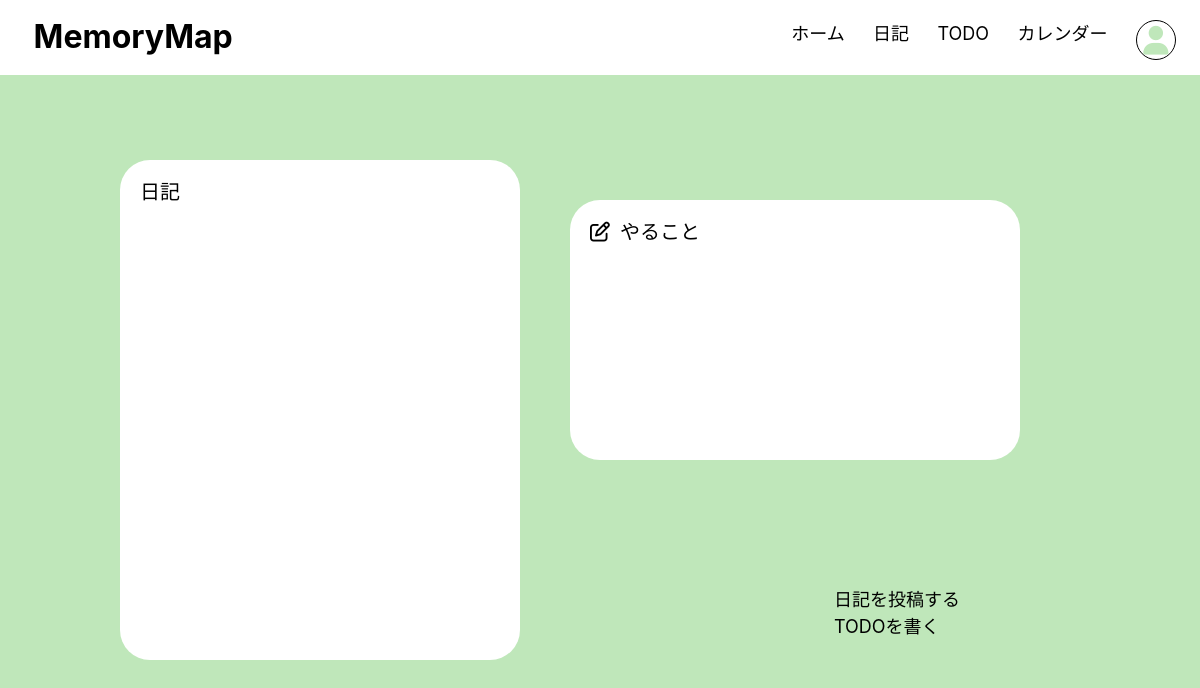
The app's page /, older data.
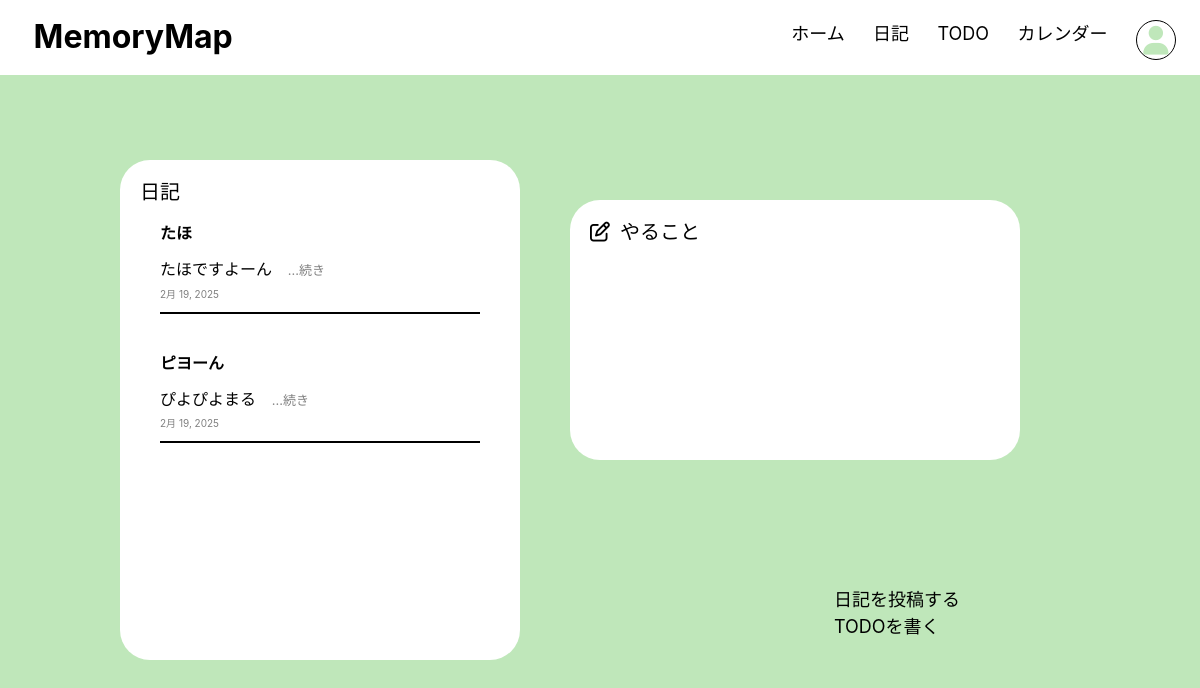
The same page, newer data.
### diary/models.py (models this page shows)
class Diary(models.Model):
    id = models.UUIDField(primary_key=True,default=uuid.uuid4,editable=False)
    date = models.DateField(verbose_name='日付',default=timezone.now)
    title = models.CharField(verbose_name='タイトル',max_length=40)
    text = models.CharField(verbose_name='本文',max_length=200)
    created_at = models.DateTimeField(verbose_name='作成日時',default=timezone.now)
    updated_at = models.DateTimeField(verbose_name='編集日時',blank=True,null=True)

### diary/views.py (the view)
# urls.py: path('', views.IndexView.as_view(), name='index'),
class IndexView(TemplateView):
    template_name = 'index.html'
    def get_context_data(self, **kwargs):
        context = super().get_context_data(**kwargs)
        context['diary_list'] = Diary.objects.all()
        return context

### templates/index.html (shortened to what this page needs)
{% extends "base.html" %}
{% load static %}
{% block extra_css %}<link rel="stylesheet" href="{% static 'css/style.css' %}">{% endblock %}
{% block content %}
<main class="main">
    <section class="diary">
        <div class="diary">
            <h1 class="mydiary">日記</h1>
            <div class="row">
                {% for diary in diary_list %}
                <div class="col-12">
                    <div class="card">
                        <div class="card-body">
                            <h5 class="card-title"><a href="{% url 'diary:diary_detail' diary.pk %}">{{ diary.title }}</a></h5>
                            <div class="text">
                                <p class="card-text">{{ diary.text|truncatechars:50 }}</p>
                                <a href="{% url 'diary:diary_detail' diary.pk %}" class="btn btn-primary">&nbsp;...続き</a>
                            </div>
                            <p class="card-date">{{ diary.date }}</p>
                            <div class="line"></div>
                        </div>
                    </div>
                </div>
                {% endfor %}
            </div>
        </div>
    </section>
    <section class="todo">
        <div class="content">
            <h1 class="today"><i class="fa-regular fa-pen-to-square"></i>やること</h1>
        </div>
    </section>
    <div class="write">
        <p><a href="{% url 'diary:diary_create' %}">日記を投稿する</a></p>
        <p><a href="{% url 'diary:todo_list' %}">TODOを書く</a></p>
    </div>
</main>
{% endblock %}

### templates/base.html (shortened to what this page needs)
{% load static %}
<!DOCTYPE html>
<html lang="ja">
<head>
    {% load bootstrap4 %}
    {% bootstrap_css %}
    <link rel="stylesheet" href="{% static 'css/destyle.css' %}">
    {% block extra_css %}{% endblock %}
    <link rel="stylesheet" href="https://cdnjs.cloudflare.com/ajax/libs/font-awesome/6.5.1/css/all.min.css">
</head>
<body>
    <header>
        <div class="logo">
            <a href="{% url 'diary:index' %}"><h1>MemoryMap</h1></a>
        </div>
        <nav>
            <ul>
                <li><a href="{% url 'diary:index' %}">ホーム</a></li>
                <li><a href="{% url 'diary:diary_list' %}">日記</a></li>
                <li><a href="{% url 'diary:todo_list' %}">TODO</a></li>
                <li>カレンダー</li>
                <li><div class=user-icon><i class="fa-solid fa-user"></i></div></li>
            </ul>
        </nav>
    </header>
    <main class="container">
        {% block content %}
        {% endblock %}
    </main>
</body>
</html>

### static/css/destyle.css (style rules this page uses)
html { line-height: 1.15; -webkit-text-size-adjust: 100%; -webkit-tap-highlight-color: transparent; }
body { margin: 0; }
main { display: block; }
p, table, blockquote, address, pre, iframe, form, figure, dl { margin: 0; }
h1, h2, h3, h4, h5, h6 { font-size: inherit; font-weight: inherit; margin: 0; }
ul, ol { margin: 0; padding: 0; list-style: none; }
a { background-color: transparent; text-decoration: none; color: inherit; }

### static/css/style.css (style rules this page uses)
:root { --mainColor: #BFE7BA; --subColor: white; --accentColor: #88c057; --btnColor:#417c0d; }
html { font-size: 100%; line-height: 1.8; }
body { color: #000000; background-color: var(--mainColor); }
header { display: flex; justify-content: space-between; align-items: center; padding:15px 10px; background-color:var(--subColor); position: fixed; top: 0; left: 0; width: 100%; z-index: 1000; }
nav ul { display:flex; list-style-type: none; justify-content: space-around; font-size: 18px; }
nav { width:35%; padding-top:5px; }
.logo { font-size:2rem; font-weight: bold; padding-left: 2%; }
.fa-user { color: var(--mainColor); font-size: 1.8rem; }
.user-icon { width: 40px; height: 40px; display: flex; align-items: center; justify-content: center; border: 1px solid #000000; border-radius: 50%; }
a { text-decoration: none; }
.main { width: 80%; max-width: 800px; margin: 20px auto; padding: 20px; }
section.diary { background-color: var(--subColor); position: absolute; top: 20%; left: 10%; width: 400px; height: 500px; border-radius: 30px; overflow: hidden; }
section.diary .diary { overflow-y: auto; max-height: 100%; scrollbar-width: thin; scrollbar-color: #a0a0a0 #e0e0e0; flex: 1; padding: 20px; }
h1.mydiary { font-size: 20px; }
.card { border: none; box-shadow: none; }
.card-title { font-weight: bold; }
.line { border-width:0.3px; border-style:solid; }
.text { display: flex; align-items: baseline; }
.card-date { color: gray; font-size:10px; padding-bottom: 10px; }
.btn-primary { font-size:13px; color:gray; background-color: transparent; border: none; }
section.todo { background-color: white; position: absolute; top:25%; right:15%; width: 450px; height: 260px; border-radius: 30px; }
section.todo .content { padding:20px; }
h1.today { display: flex; align-items: center; gap: 10px; font-size: 20px; }
.write { position: absolute; bottom:20%; right:20%; font-size: 18px; }

Row changes from the older to the newer data that the page shows:
added Diary: title "たほ", text "たほですよーん", date "2月 19, 2025"
added Diary: title "ピヨーん", text "ぴよぴよまる", date "2月 19, 2025"
